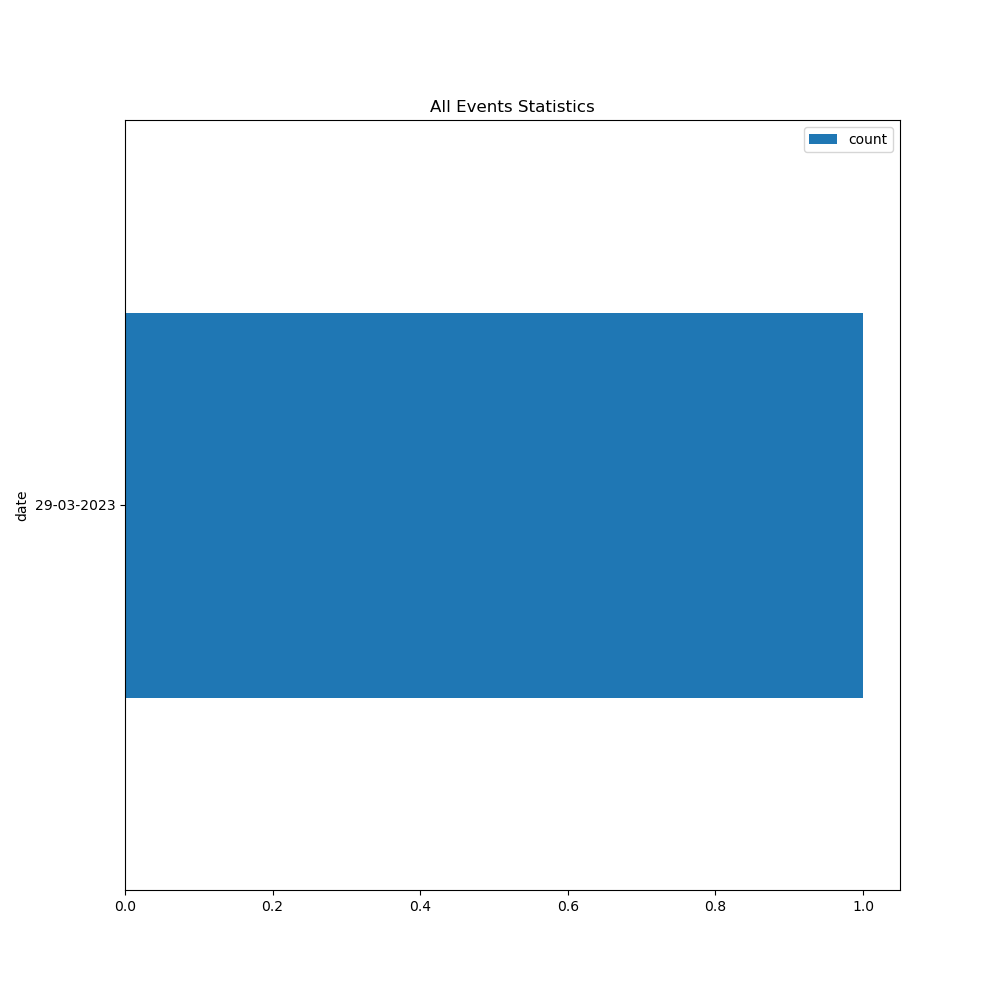

This figure's Python source:
import json

import pandas as pd
import requests
import json
from flask import Flask
from flask import request
from flask_restx import Resource, Api
from flask_restx import fields
from flask_restx import inputs
from flask_restx import reqparse
import time
import datetime
import math
from flask import send_file
import matplotlib.pyplot as plt
import flask
import sqlite3
import pandas as pd
from pandas.io import sql
import geopandas as gpd
from shapely.geometry import Point, Polygon, MultiPolygon
import fiona
import adjustText as aT


app = Flask(__name__)
api = Api(app)

geo_df = pd.read_csv("georef-australia-state-suburb.csv", delimiter=";")
au_df = pd.read_csv("au.csv")
holiday_df = pd.read_json("https://date.nager.at/api/v2/publicholidays/2023/AU")

location = api.model('location',{
    'street': fields.String,
    'suburb': fields.String,
    'post_code': fields.String,
})
events = api.model('events', {
    'name': fields.String,
    'date': fields.String,
    'from': fields.String,
    'to': fields.String,
    'location': fields.List(fields.Nested(location)),
    'description': fields.String
})

#eventdata =
eventdf = pd.DataFrame({
        'id': pd.Series(dtype='str'),
        'name': pd.Series(dtype='str'),
        'date': pd.Series(dtype='str'),
        'from': pd.Series(dtype='str'),
        'to': pd.Series(dtype='str'),
        'location':pd.Series(dtype='str'),
        'description':pd.Series(dtype='str')
    })
cnx = sqlite3.connect('z5295162.db')
sql.to_sql(eventdf, name='calendar', con=cnx, if_exists='append')


def write_in_sqlite(dataframe, database_file, table_name):
    """
    :param dataframe: The dataframe which must be written into the database
    :param database_file: where the database is stored
    :param table_name: the name of the table
    """

    cnx = sqlite3.connect(database_file)
    sql.to_sql(dataframe, name=table_name, con=cnx, if_exists='replace')

def read_from_sqlite(database_file, table_name):
    """
    :param database_file: where the database is stored
    :param table_name: the name of the table
    :return: A Dataframe
    """
    cnx = sqlite3.connect(database_file)
    event_df = sql.read_sql('select * from ' + table_name, cnx)
    event_df.drop(columns=['index'], inplace=True)
    return event_df

def isoverlap(from_time, to_time, date, df):
    '''
    :param from_time:
    :param to_time:
    :param date: select all day except this date from df
    :param df:
    :return: bool
    '''
    day_event = df[df['date'] == date]
    for index, row in day_event.iterrows():
        start = time.strptime(row['from'], '%H:%M')
        end = time.strptime(row['to'], '%H:%M')
        if to_time <= start:
            continue
        if from_time >= end:
            continue
        return True
    return False

parser = reqparse.RequestParser()
parser.add_argument('order', type=str, default='+id')
parser.add_argument('page', type=int, default=1)
parser.add_argument('size', type=int, default=10)
parser.add_argument('filter', type=str, default='id,name')
@api.route('/events')
class EventList(Resource):
    @api.doc(params= {'order':'<CSV-FORMATED-VALUE>', 'page':'default page is 1', 'size':'default size is 10', 'filter':'<CSV-FORMATED-VALUE>'})
    def get(self):
        '''
        invalid page error: if given page number is not accessible: 400
        invalid key error: if given filter or order key is not exist: 400
        invalid input error: if given order format is not correct: 400
        success: return event_list: 200
        '''
        # get parameters
        args = parser.parse_args()
        order_key = args['order'].split(',')
        page = args['page']
        size = args['size']
        filter_key = args['filter'].split(',')

        event_df = read_from_sqlite('z5295162.db', 'calendar')
        # check page is a number >0 and not out of max page
        max_page = math.ceil(len(event_df.index)/size)
        if max_page < page or page <= 0:
            return {"message": "Page {} is not accessible".format(page)}, 400

        # check filter
        for key in filter_key:
            if key not in event_df.keys():
                return {"message": "Property {} in filter is invalid".format(key)}, 400

        # check order and separate '+-' and property
        # and convert '+-' to True and False
        order_list = []
        for i in range(len(order_key)):
            if order_key[i][0] == '+':
                order_list.append(True)
            elif order_key[i][0] == '-':
                order_list.append(False)
            else:
                return {"message": "Input {} in order is invalid".format(order_key[i])}, 400
            order_key[i] = order_key[i][1:]
            if order_key[i] not in event_df.keys():
                return {"message": "Property {} in order is invalid".format(order_key[i])}, 400

        # sort eventdf
        tempdf = event_df.sort_values(by = order_key, ascending = order_list)

        # select correct content for page
        event_list = []
        move_row = (page-1)*size
        tempdf = tempdf.shift(move_row).dropna().head(size)

        for index, row in tempdf.iterrows():
            event = {}
            for key in filter_key:
                event[key] = row[key]
            event_list.append(event)

        next = 'nan'
        if page+1 <= max_page:
            next = '/events?order=' + args['order'] + '&page='+str(args['page']+1)+'&size='+str(args['size'])+'&filter='+args['filter']
        massage = {
            'page':page,
            'page-size':size,
            'events':event_list,
            '_links': {
                'self': {
                    'href': '/events?order=' + args['order'] + '&page='+str(args['page'])+'&size='+str(args['size'])+'&filter='+args['filter']
                },
                "next": {
                    "href": next
                }

            }
        }
        return massage, 200




    @api.response(201, 'Event Created Successfully')
    @api.response(400, 'Validation Error')
    @api.doc(description="Add a new Event")
    @api.expect(events, validate = True)
    def post(self):
        '''
        invalid input date formate error: 400
        invalid input from_time or to_time format error: 400
        time conflict error: from_time > to_time: 400
        time overlap error: input time is overlap with events in df: 400
        input key error: not exist key is given: 400
        return: last update information: 201
        '''
        event = request.json
        # if date format is not correct, return error
        try:
            date = datetime.datetime.strptime(event['date'], '%d-%m-%Y')
        except:
            return {"message": "Invalid date in Event"}, 400
        
        # if time format is not correct, return error
        try:
            from_time = time.strptime(event['from'], '%H:%M')
            to_time = time.strptime(event['to'], '%H:%M')
        except:
            return {"message": "Invalid time in Event"}, 400

        # from_time should be smaller than to_time
        if from_time >= to_time:
            return {"message": "time is conflicting",
                    "from": time.strftime('%H:%M', from_time),
                    "to": time.strftime('%H:%M', to_time),
                    }, 400

        event_df = read_from_sqlite('z5295162.db', 'calendar')
        # check time overlap
        if isoverlap(from_time, to_time, date.strftime('%d-%m-%Y'), event_df):
            return {"message": "event is overlap",
                    "date": date.strftime('%d-%m-%Y'),
                    "from": time.strftime('%H:%M', from_time),
                    "to": time.strftime('%H:%M', to_time),
                    }, 400

        # i: index used to insert row
        # id: generate a number no exist in event_df['id']
        i = len(event_df.index)
        id = 0
        while True:
            if not (str(id) in list(event_df.id)):
                break
            id += 1

        for key in event:
            if key not in events.keys():
                return {"message": "Property {} is invalid".format(key)}, 400
            event_df.loc[i, key] = event[key]
        event_df.loc[i, 'id'] = id
        event_df = event_df.astype('string')
        write_in_sqlite(event_df, 'z5295162.db', 'calendar')

        now = datetime.datetime.now()
        current_time = now.strftime("%Y-%m-%d %H:%M:%S")
        return {
                    "id": id,
                    "last-update": current_time,
                    "_links":{
                        "self": {
                            "href": "/events/"+str(id),
                        }
                    }
               }, 201


@api.route('/events/<int:id>')
class Events(Resource):
    @api.response(404, 'Event was not found')
    @api.response(200, 'Successful')
    @api.doc(description="Get a event by its ID")
    def get(self, id):
        '''
        param id: id of event
        not exist event id is given: 404
        return: event message: 200
        '''
        event_df = read_from_sqlite('z5295162.db', 'calendar')
        # check and get index with id
        try:
            index = (event_df[event_df['id'] == str(id)].index)[0]
        except:
            api.abort(404, "Event {} doesn't exist".format(id))
        event = dict(event_df.loc[index])
        # get event date in Y-M-D
        (d, m, y) = event['date'].split('-')
        event_date = datetime.date(int(y), int(m), int(d))

        metadata = {
            'weather': '-',
            'humidity': '-',
            'temperature': '-',
            'weekend':False,
            'holiday':'-'
        }
        # check weekend
        if event_date.weekday() >= 5:
            metadata['weekend'] = True

        # check event_date is holiday
        special_day_df = holiday_df[holiday_df['date'] == event_date.strftime('%Y-%m-%d')]
        if not special_day_df.empty:
            special_day = list(dict(special_day_df['localName']).values())[0]
            metadata['holiday'] = special_day

        # calculate day_difference between today and event_date
        # if day_difference <= 7 and >= 0, provide weather information
        today = datetime.datetime.now().date()
        day_difference = (event_date - today).days
        if day_difference <= 7 and day_difference >= 0:
            # check suburb if it is existed
            # sample location: ["{'street': 'string'", "'suburb': 'string'", "'post_code': 'string'}"]
            # therefore location[1] is "'suburb': 'string'"
            # add {} -> "{'suburb': 'string'}" and use eval make it back to dict
            location = event['location'].strip('][').split(', ')
            suburb = eval('{'+location[1]+'}')['suburb']
            loc_df = geo_df[geo_df['Official Name Suburb'] == suburb]
            if not loc_df.empty :
                # get parameter for weather api
                l = list(loc_df['Geo Point'].head(1))[0].split(', ')
                lon = l[1]
                lat = l[0]
                print(lon+ ' '+lat)
                weather_api = "http://www.7timer.info/bin/api.pl?lon="+lon+"&lat="+lat+"&product=civil&output=json"
                df = pd.read_json(weather_api)
                weather_df = pd.DataFrame(df['dataseries'])
                # calculate event period in which time point
                event_time_point = day_difference * 24 + int(event['from'][:2])
                for i in weather_df.index:
                    weather_info = dict(weather_df.loc[i])['dataseries']
                    # get weather when it finds time point
                    if weather_info['timepoint'] > event_time_point:
                        metadata['weather'] = weather_info['weather']
                        metadata['humidity'] = weather_info['rh2m']
                        metadata['temperature'] = weather_info['temp2m']
                        break
        event['_metadata'] = metadata

        # link
        # sort by date then from
        event_df['date'] = pd.to_datetime(event_df['date'], format='%d-%m-%Y')
        event_df.sort_values(by = ['date', 'from'],ascending = [True, True],inplace=True)

        prev_link = 'nan'
        if str(event_df['id'].shift(1).loc[index]) != 'nan':
            prev_link = '/events/' + str(int(event_df['id'].shift(1).loc[index]))
        next_link = 'nan'
        if str(event_df['id'].shift(-1).loc[index]) != 'nan':
            next_link = '/events/' + str(int(event_df['id'].shift(-1).loc[index]))

        event_df['date'] = event_df['date'].dt.strftime('%d-%m-%Y')

        links = {
            'self': {
                'href':'/events/' + str(id)
            },
            'previous': {
                'href': prev_link
            },
            'next': {
                'href': next_link
            }
        }

        event['_links'] = links
        return event, 200

    def delete(self, id):
        '''
        param id: id of event
        not exist event id is given: 404
        return: remove success: 200
        '''
        event_df = read_from_sqlite('z5295162.db', 'calendar')
        # check and get index with id
        try:
            index = (event_df[event_df['id'] == str(id)].index)[0]
        except:
            api.abort(404, "Event {} doesn't exist".format(id))

        event_df.drop(index, inplace=True)

        write_in_sqlite(event_df, 'z5295162.db', 'calendar')
        return {"message": "Event {} was removed from the database.".format(id),
                "id": id
                }, 200

    @api.expect(events)
    def put(self, id):
        '''
        param id: id of event
        not exist event id is given: 404
        invalid change event id: 400
        invalid input date formate error: 400
        invalid input from_time or to_time format error: 400
        time conflict error: from_time > to_time: 400
        time overlap error: input time is overlap with events in df: 400
        input key error: not exist key is given: 400
        return: last update information: 200
        '''
        event_df = read_from_sqlite('z5295162.db', 'calendar')
        # check and get index with id
        try:
            index = (event_df[event_df['id'] == str(id)].index)[0]
        except:
            api.abort(404, "Event {} doesn't exist".format(id))

        event = request.json
        original_event = event_df.loc[index]

        # event id cannot be changed
        if 'id' in event and id != event['id']:
            return {"message": "Identifier cannot be changed".format(id)}, 400

        # if date format is not correct, return error
        date = datetime.datetime.strptime(original_event['date'], '%d-%m-%Y')
        if event['date'] != '-':
            try:
                date = datetime.datetime.strptime(event['date'], '%d-%m-%Y')
            except:
                return {"message": "Invalid date in Event"}, 400

        # if time format is not correct, return error
        # make sure new time is not conflict with original time
        from_time = time.strptime(original_event['from'], '%H:%M')
        to_time = time.strptime(original_event['to'], '%H:%M')
        try:
            if event['from'] != '-':
                from_time = time.strptime(event['from'], '%H:%M')
            if event['to'] != '-':
                to_time = time.strptime(event['to'], '%H:%M')
        except:
            return {"message": "Invalid time in Event",
                    "from": time.strftime('%H:%M', from_time),
                    "to": time.strftime('%H:%M', to_time),
                    }, 400

        # from_time should be smaller than to_time
        if from_time >= to_time:
            return {"message": "time is conflicting",
                    "from": time.strftime('%H:%M', from_time),
                    "to": time.strftime('%H:%M', to_time),
                    }, 400

        if event['from'] != '-' and event['to'] != '-':
            if isoverlap(from_time, to_time, date.strftime('%d-%m-%Y'), event_df[event_df['id']!=id]):
                return {"message": "event is overlap",
                        "date": date.strftime('%d-%m-%Y'),
                        "from": time.strftime('%H:%M', from_time),
                        "to": time.strftime('%H:%M', to_time),
                        }, 400

        for key in event:
            if key not in events.keys():
                return {"message": "Property {} is invalid".format(key)}, 400
            # unchanged information in request should set as '-'
            if event[key] != '-':
                event_df.loc[index, key] = event[key]

        event_df = event_df.astype('string')
        write_in_sqlite(event_df, 'z5295162.db', 'calendar')

        now = datetime.datetime.now()
        current_time = now.strftime("%Y-%m-%d %H:%M:%S")
        return {
                   "id": id,
                   "last-update": current_time,
                   "_links": {
                       "self": {
                           "href": "/events/" + str(id),
                       }
                   }
               }, 200


parser.add_argument('format', type=str, default='json', choices=['json', 'image'])
@api.route('/events/statistics')
class Statistics(Resource):
    @api.doc(params= {'format':'json or image'})
    def get(self):
        '''
        not existed events error: 404
        :return: event statistic json or image: 200
        '''
        event_df = read_from_sqlite('z5295162.db', 'calendar')
        args = parser.parse_args()
        # total: total events number
        total = len(event_df.index)
        if total == 0:
            return {'message':'no any event exist'}, 404
        total_current_week = 0
        total_current_month = 0
        per_days = {}

        day = datetime.datetime.now().date()
        current_month = day.strftime('%m-%Y')

        while day.weekday() <= 6:
            tempdf = event_df[event_df['date'] == day.strftime('%d-%m-%Y')]
            total_current_week += len(tempdf.index)
            day += datetime.timedelta(days=1)
            if day.weekday() == 6:
                tempdf = event_df[event_df['date'] == day.strftime('%d-%m-%Y')]
                total_current_week += len(tempdf.index)
                break

        # get total_current_month events number by create new column ['month']
        # and select dataframe with same month
        tempdf = event_df
        # sort by date then from
        tempdf['date'] = pd.to_datetime(tempdf['date'], format='%d-%m-%Y')
        tempdf.sort_values(by=['date'], ascending=[True], inplace=True)
        tempdf['date'] = tempdf['date'].dt.strftime('%d-%m-%Y')
        # month format: '%m-%Y' sample: '03-2023'
        tempdf['month'] = tempdf['date'].apply(lambda x:x[3:])
        tempdf_current_month = tempdf[tempdf['month'] == current_month]
        total_current_month = len(tempdf_current_month.index)

        # group by date and count number
        tempdf = tempdf.groupby(['date'], sort = False)['date'].count().reset_index(name = 'count')
        for index, row in tempdf.iterrows():
            per_days[row['date']] = row['count']

        if args['format'] == 'json':
            return {
                        'total': total,
                        'total-current-week': total_current_week,
                        'total-current-month': total_current_month,
                        'per-day': per_days
                   }, 200
        elif args['format'] == 'image':
            tempdf.plot.barh(x = 'date', y = 'count',figsize=(10, 10))
            plt.title('All Events Statistics')
            plt.savefig("{}.png".format("Events_statistics"))
            with open("Events_statistics.png", "rb") as image_file:
                data = image_file.read()
                response = flask.make_response(data)
                response.headers["content-type"] = "image/png"
                return response
        return

parser.add_argument('date', default=datetime.datetime.now().date().strftime('%d-%m-%Y'), type=str)
@api.route('/Weather')
class WeatherMap(Resource):
    @api.doc(params= {'date':'day-month-year'})
    def get(self):
        '''
        invalid date input error: date greate 7 than today or smaller than 0:400
        return: weather forcast map
        '''
        # check input date, should in 7 days from today
        args = parser.parse_args()
        (d, m, y) = args['date'].split('-')
        input_date = datetime.date(int(y), int(m), int(d))
        today = datetime.datetime.now().date()
        # day_difference: the days between input date and today
        day_difference = (input_date-today).days
        if day_difference >= 7 or day_difference < 0:
            return {"message": "no information for {}".format(args['date'])}, 400

        # city_map {
        #   city: [city name]
        #   geometry: [point of city]
        #   label: [information of weather and temperature and city name]
        # }
        # city_map include first 10 population cities' information
        temple = au_df.sort_values(by='population', ascending = False).head(10)
        city = temple[['city', 'lat', 'lng']]
        city_map = gpd.GeoDataFrame(city, geometry=gpd.points_from_xy(city.lng, city.lat))
        # weather_and_temp: use to store label information and appended to city_map['label']
        weather_and_temp = []
        for index, row in city.iterrows():
            # query weather API for each city
            lon = str(row['lng'])
            lat = str(row['lat'])
            weather_api = "http://www.7timer.info/bin/api.pl?lon="+lon+"&lat="+lat+"&product=civillight&output=json"
            df = pd.read_json(weather_api)
            weather_df = pd.DataFrame(df['dataseries'])
            weather_dict = dict(weather_df.loc[day_difference, 'dataseries'])
            temp_max = str(weather_dict['temp2m']['max'])
            temp_min = str(weather_dict['temp2m']['min'])
            weather_and_temp.append(row['city']+'\n'+weather_dict['weather']+'\ntemp_max: '+temp_max+'\ntemp_min: '+temp_min)
        city_map['label'] = weather_and_temp

        # map_df: use to draw suburb plot
        map_df = gpd.GeoDataFrame({
            'geometry': [],
            'color': []
        })
        for index, row in geo_df.iterrows():
            print(index)
            if geo_df.loc[index].isnull().any():
                continue
            dic = json.loads(row['Geo Shape'])
            if dic['type'] == 'Polygon':
                poly = Polygon(dic['coordinates'][0])
                map_df.loc[index, 'geometry'] = poly
                map_df.loc[index, 'color'] = 'skyblue'
            elif dic['type'] == 'MultiPolygon':
                poly = Polygon(dic['coordinates'][0][0])
                map_df.loc[index, 'geometry'] = poly
                map_df.loc[index, 'color'] = 'skyblue'

        ax = map_df.plot(figsize=(20, 20), color=map_df['color'])
        texts = []
        for x, y, label in zip(city_map.geometry.x, city_map.geometry.y, city_map.label):
            texts.append(plt.text(x, y, label))
            ax.scatter(x, y, c='red')

        aT.adjust_text(texts, force_points=0.5, force_text=1, expand_points=(1.5, 1.5), expand_text=(1, 1),
                       arrowprops=dict(arrowstyle="-", color='grey', lw=0.5))
        plt.title('Weather on '+args['date'])
        plt.savefig("weather.png")
        with open("weather.png", "rb") as image_file:
            data = image_file.read()
            response = flask.make_response(data)
            response.headers["content-type"] = "image/png"
            return response

if __name__ == '__main__':
    app.run(debug=True)